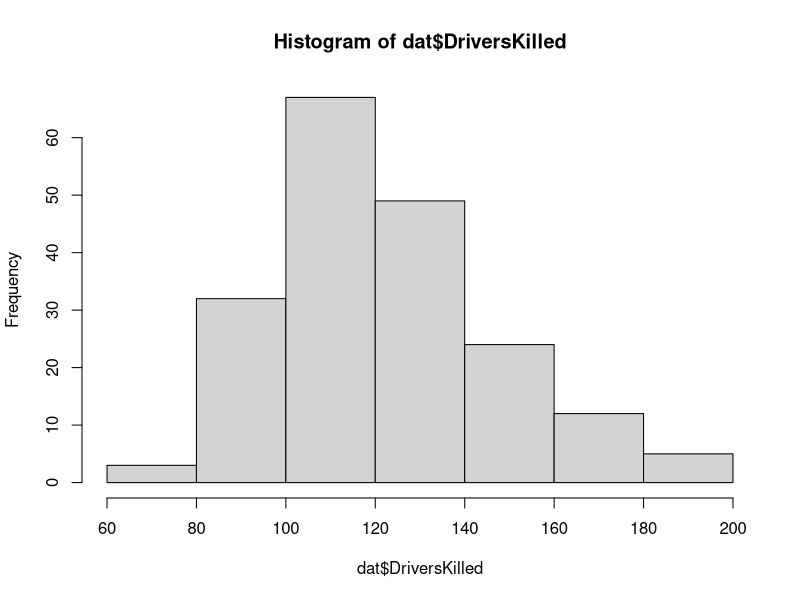
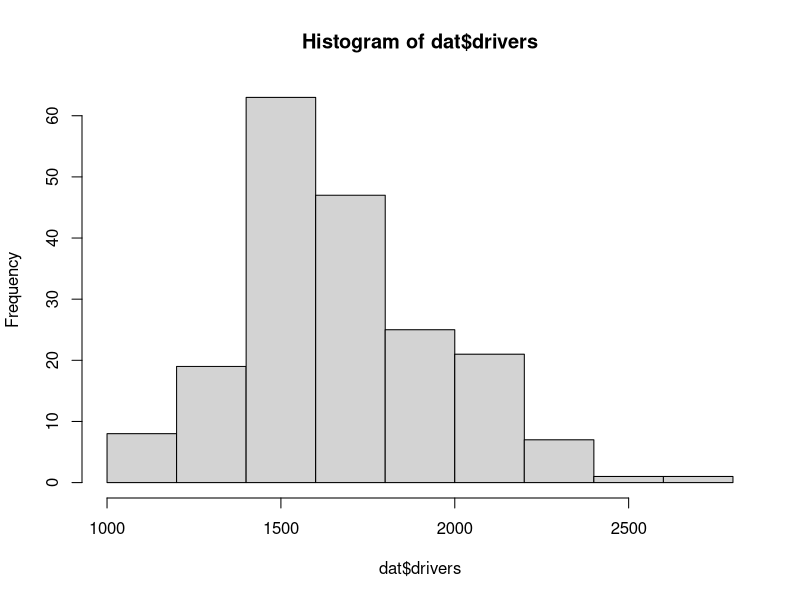
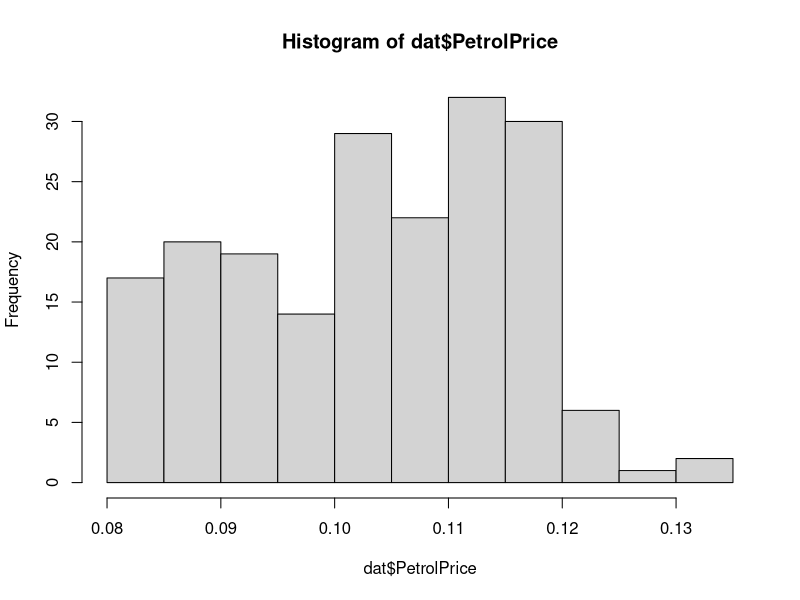
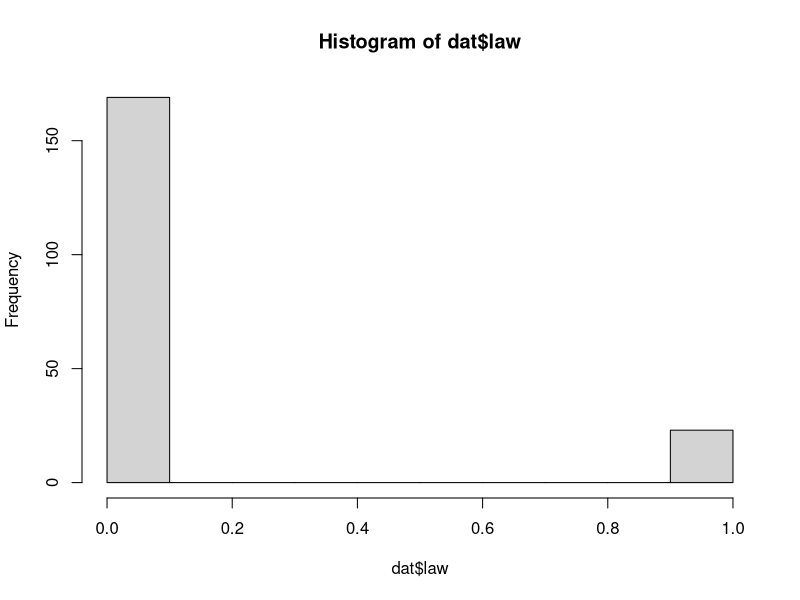
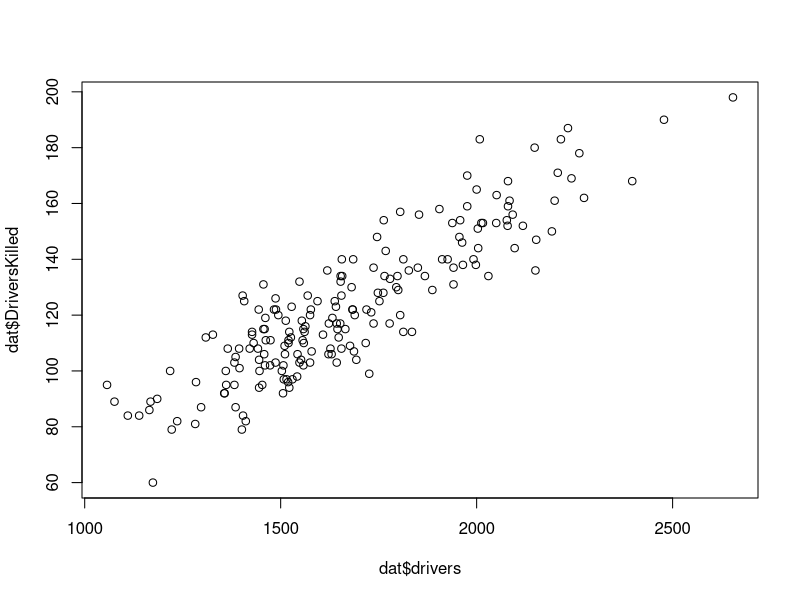
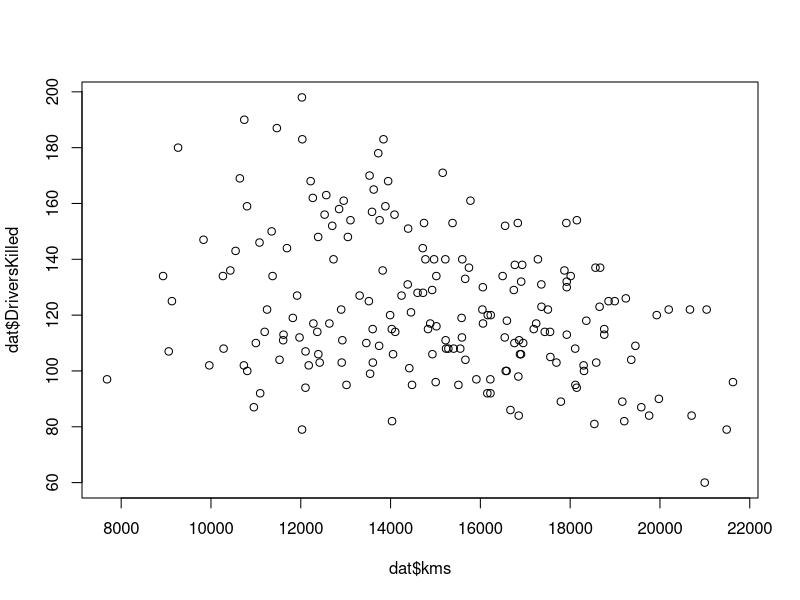
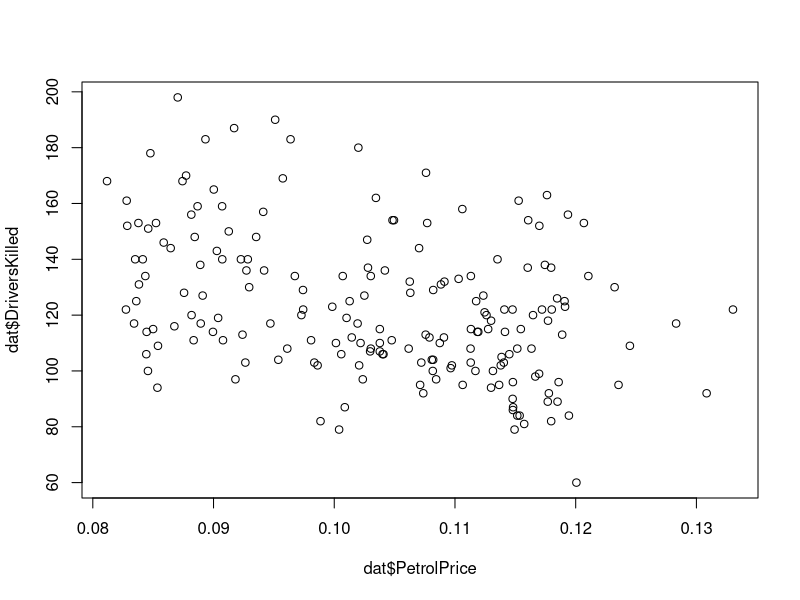
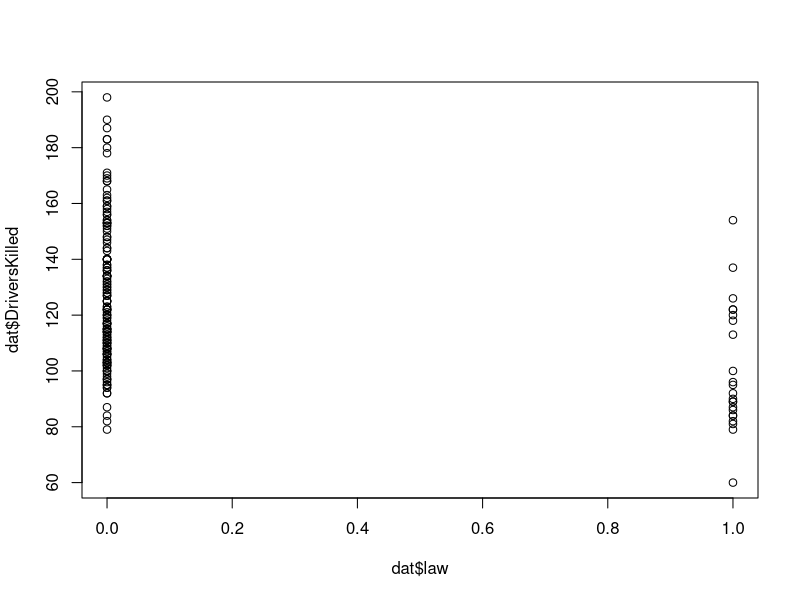

Reproduce these figures in R, in order. (Note: this script raises an error after producing the figures.)
# --------------------------------
# MCB 293S
# Week 4
# Linear Models
# --------------------------------

# read in the data from the CSV file
dat <- Seatbelts
dat <- as.data.frame(Seatbelts)

# Exploratory Data Analysis

hist(dat$DriversKilled)
hist(dat$drivers)
hist(dat$PetrolPrice)
hist(dat$law)

plot(dat$drivers, dat$DriversKilled)

plot(dat$kms, dat$DriversKilled)

plot(dat$PetrolPrice, dat$DriversKilled)

plot(dat$law, dat$DriversKilled)

### Did the seatbelt law help?

# ----------------------------
# 1. Classic Linear Regression
# ----------------------------

fit <- lm(DriversKilled ~ drivers + kms + PetrolPrice + law, data = dat)

fit

summary(fit)

# ------------------------------
# 2. Bootstrap Linear Regression
# ------------------------------

# setup
n <- nrow(dat)

# get the estimates from the actual data
beta.hat <- coef(fit)

# set number of resamples
B <- 10000

beta.boots <- sapply(1:B, function(i){
    boot.samp.ind <- sample(1:n, replace = TRUE)
    boot.dat <- dat[boot.samp.ind,]
    boot.beta.hat <- coef(lm(DriversKilled ~ drivers + kms + PetrolPrice + law, data = boot.dat))
    return(boot.beta.hat)
})
beta.boots <- t(beta.boots)
beta.boots <- data.frame(beta.boots)

# or, equivalently

beta.boots <- matrix(NA, nrow = B, ncol = 5)
for(i in 1:B){
    boot.samp.ind <- sample(1:n, replace = TRUE)
    boot.dat <- dat[boot.samp.ind,]
    boot.beta.hat <- coef(lm(DriversKilled ~ drivers + kms + PetrolPrice + law, data = boot.dat))
    beta.boots[i,] <- boot.beta.hat
}
beta.boots <- data.frame(beta.boots)


hist(beta.boots$drivers, breaks=50, col='darkred')
bounds <- quantile(beta.boots$drivers, probs = c(.025, .975))
abline(v=bounds, lwd=2)
abline(v=beta.hat[2], lwd=2, col='green4')

hist(beta.boots$law, breaks=50, col='darkred')
bounds <- quantile(beta.boots$law, probs = c(.025, .975))
abline(v=bounds, lwd=2)
abline(v=beta.hat[5], lwd=2, col='green4')


# ---------------------------------
# 3. Repeat with different outcomes
# ---------------------------------

fit <- lm(front ~ drivers + kms + PetrolPrice + law, data = dat)
fit
summary(fit)


fit <- lm(front ~ drivers + kms + PetrolPrice + law, data = dat)
fit
summary(fit)
